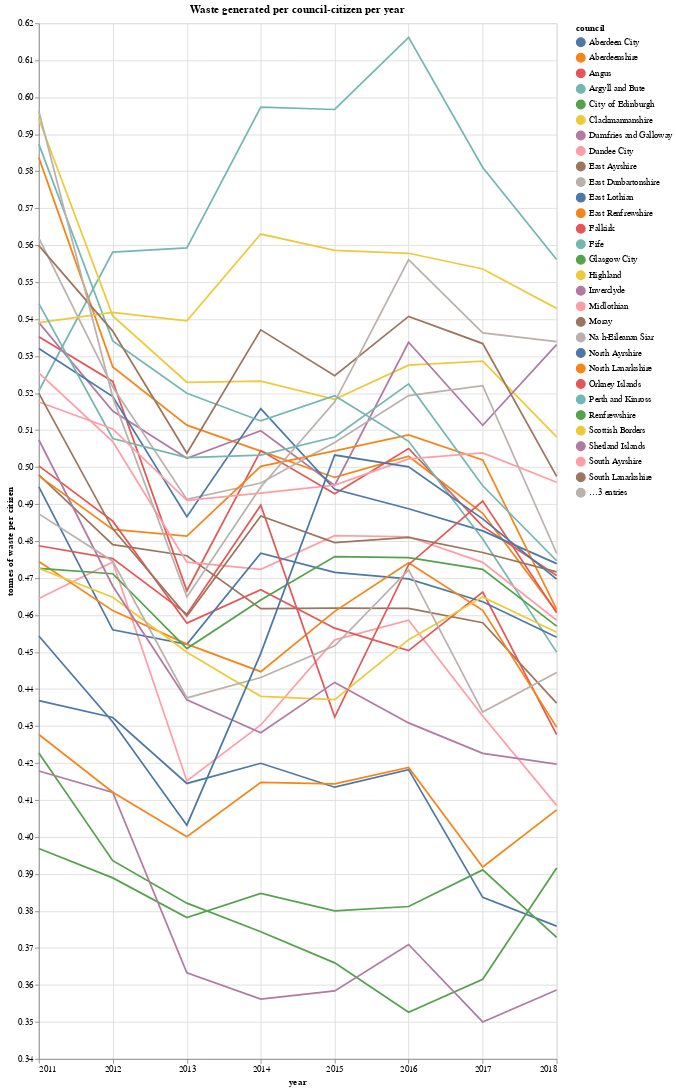

The notebook cell saved with this chart:
### Code cell
; The waste generated per council-citizen per year - i.e. calculate tonnage per person

(defn population [council year]
    (->> population-data
         (filter #(= council (:council %)))
         (filter #(= year (:year %)))
         first
         :population))

(def waste-generated-per-citizen-all-years
    (map #(assoc % :tonnage (/ (Double/parseDouble (:tonnage %)) (Integer/parseInt (population (:council %) (:year %)))))
         waste-generated-all-years))

(display/render-mime 
    :application/vnd.vegalite.v2+json 
    (line-graph "Waste generated per council-citizen per year"  waste-generated-per-citizen-all-years))

### Figure 1 — Vega-Lite specification as saved in the notebook (floating-point values rounded to 4 significant figures; data arrays with more than 128 entries replaced by an {"elided": "..."} marker saying what was removed)
{"data": {"values": {"elided": "256 records"}}, "height": 1200, "layer": [{"encoding": {"color": {"field": "council", "type": "nominal"}, "x": {"axis": {"tickCount": 8, "title": "year"}, "field": "year", "timeUnit": "year", "type": "temporal"}, "y": {"axis": {"title": "tonnes of waste per citizen"}, "field": "tonnage", "scale": {"zero": false}, "type": "quantitative"}}, "layer": [{"mark": "line"}, {"encoding": {"opacity": {"condition": {"selection": "label", "value": 1}, "value": 0}}, "mark": "point", "selection": {"label": {"empty": "none", "encodings": ["x"], "nearest": true, "on": "mouseover", "resolve": "global", "type": "single"}}}]}, {"layer": [{"encoding": {"x": {"field": "year", "type": "temporal"}}, "mark": {"color": "gray", "type": "rule"}}, {"encoding": {"text": {"field": "council", "type": "nominal"}, "x": {"field": "year", "type": "temporal"}, "y": {"field": "tonnage", "type": "quantitative"}}, "layer": [{"mark": {"align": "left", "dx": 5, "dy": -5, "stroke": "white", "strokeWidth": 2, "type": "text"}}, {"encoding": {"color": {"field": "council", "type": "nominal"}}, "mark": {"align": "left", "dx": 5, "dy": -5, "type": "text"}}]}], "transform": [{"filter": {"selection": "label"}}]}], "mark": "line", "title": "Waste generated per council-citizen per year", "width": 600}
